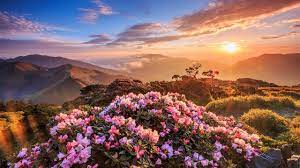
#> input picture image/image.jpg, 300 x 168 px
$ python 1.py
#> lines starting #> are read from the running program, lines starting #| are printed output that depends on the picture; after the words box and inside, x2 and y2 are one past the last pixel; in counts of white or black regions, pixels touching at a corner belong together
# Python program to illustrate
# simple thresholding type on an image

# organizing imports
import cv2
import numpy as np

# path to input image is specified and
# image is loaded with imread command
image1 = cv2.imread('image/image.jpg')
#> image1 is the input picture: shape (168, 300, 3); mean B, G, R 98.8, 101.8, 137.5

# cv2.cvtColor is applied over the
# image input with applied parameters
# to convert the image in grayscale
median = cv2.medianBlur(image1, 5)
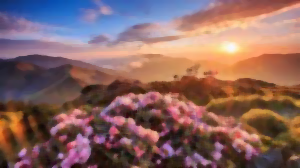
#> median: shape (168, 300, 3); mean B, G, R 97.9, 101, 136.7
compare = np.concatenate((image1, median), axis=1)  # side by side comparison
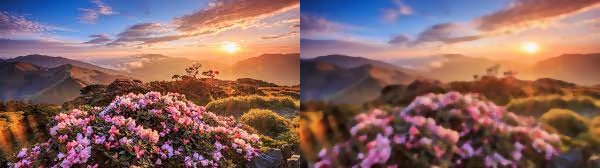
#> compare: shape (168, 600, 3); mean B, G, R 98.3, 101.4, 137.1
img = cv2.cvtColor(compare, cv2.COLOR_BGR2GRAY)
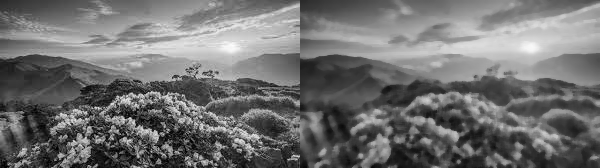
#> img: shape (168, 600); min 0, max 254, mean 111.7

# applying different thresholding
# techniques on the input image
# all pixels value above 120 will
# be set to 255
ret, thresh1 = cv2.threshold(img, 120, 255, cv2.THRESH_BINARY)
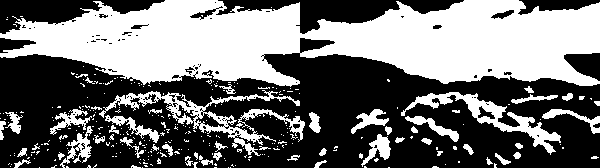
#> thresh1: shape (168, 600); 44.4% white; 314 white regions (261 under 20 px), largest, box (x1, y1, x2, y2) and area: (0, 0, 600, 87) 34466, (99, 90, 305, 156) 2651, (401, 92, 561, 155) 1913
ret, thresh2 = cv2.threshold(img, 120, 255, cv2.THRESH_BINARY_INV)
ret, thresh3 = cv2.threshold(img, 120, 255, cv2.THRESH_TRUNC)
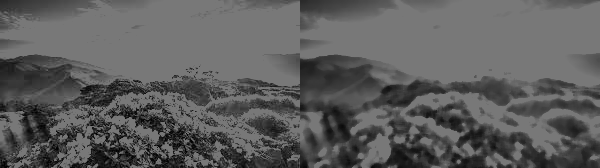
#> thresh3: shape (168, 600); min 0, max 120, mean 92.9
ret, thresh4 = cv2.threshold(img, 120, 255, cv2.THRESH_TOZERO)
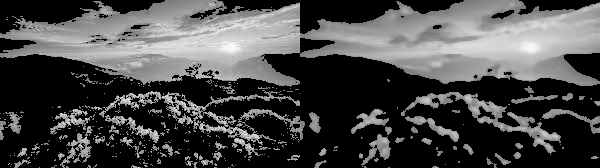
#> thresh4: shape (168, 600); min 0, max 254, mean 72.1
ret, thresh5 = cv2.threshold(img, 120, 255, cv2.THRESH_TOZERO_INV)
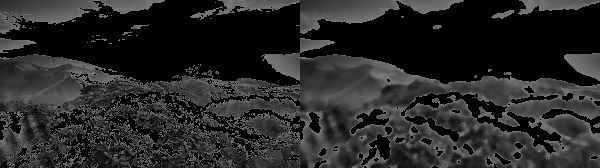
#> thresh5: shape (168, 600); min 0, max 120, mean 39.6

# the window showing output images
# with the corresponding thresholding
# techniques applied to the input images
cv2.imshow('Binary Threshold', thresh1)
cv2.imshow('Binary Threshold Inverted', thresh2)
cv2.imshow('Truncated Threshold', thresh3)
cv2.imshow('Set to 0', thresh4)
cv2.imshow('Set to 0 Inverted', thresh5)

# De-allocate any associated memory usage
if cv2.waitKey(0) & 0xff == 27:
#> (key Esc is pressed here)
    cv2.destroyAllWindows()

$ run again, with image/img.jpg copied over image/image.jpg
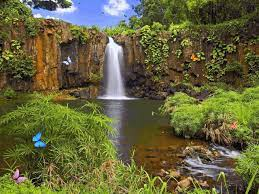
#> input picture image/img.jpg, 259 x 194 px
#> image1 is the input picture: shape (194, 259, 3); mean B, G, R 60.3, 99.7, 101.1
#> `ret, thresh1 = cv2.threshold(img, 120, 255, cv2.THRESH_BINARY)`:
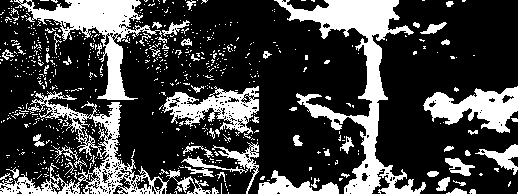
#> thresh1: shape (194, 518); 25.9% white; 705 white regions (644 under 20 px), largest, box (x1, y1, x2, y2) and area: (274, 0, 426, 194) 6728, (14, 0, 167, 100) 3910, (0, 91, 169, 194) 3815
#> `ret, thresh5 = cv2.threshold(img, 120, 255, cv2.THRESH_TOZERO_INV)`:
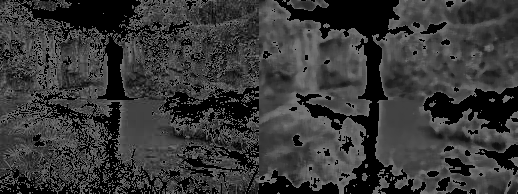
#> thresh5: shape (194, 518); min 0, max 120, mean 56

$ run again, with image/img2.jpg copied over image/image.jpg
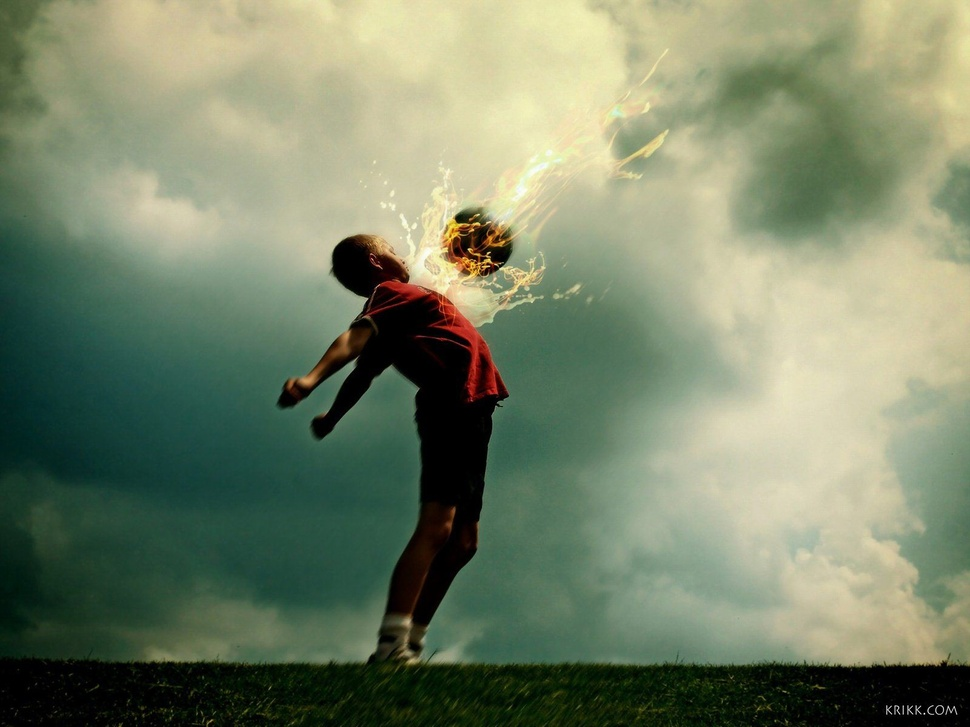
#> input picture image/img2.jpg, 970 x 727 px, shrunk from 1600 x 1200 before the run
#> image1 is the input picture: shape (727, 970, 3); mean B, G, R 105.2, 132, 120.1
#> thresh1: shape (727, 1940); 54.9% white; 90 black regions (72 under 20 px), largest, box (x1, y1, x2, y2) and area: (0, 0, 1940, 727) 603661, (723, 65, 889, 229) 11594, (1695, 65, 1857, 229) 11592
#> `ret, thresh5 = cv2.threshold(img, 120, 255, cv2.THRESH_TOZERO_INV)`:
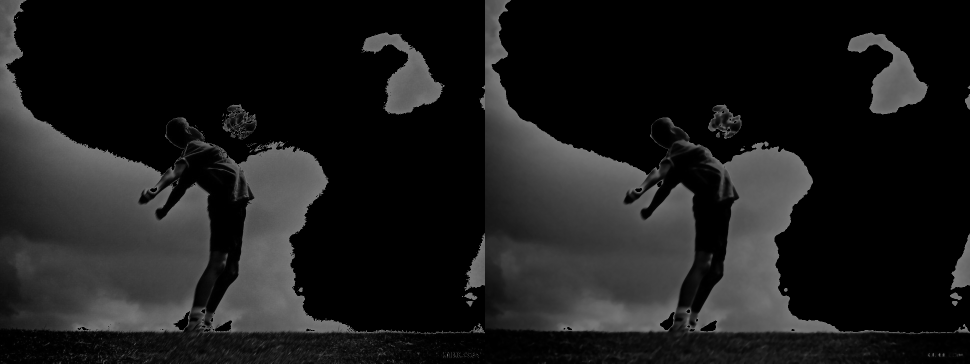
#> thresh5: shape (727, 1940) (shown at 1/2 size); min 0, max 120, mean 26.7
